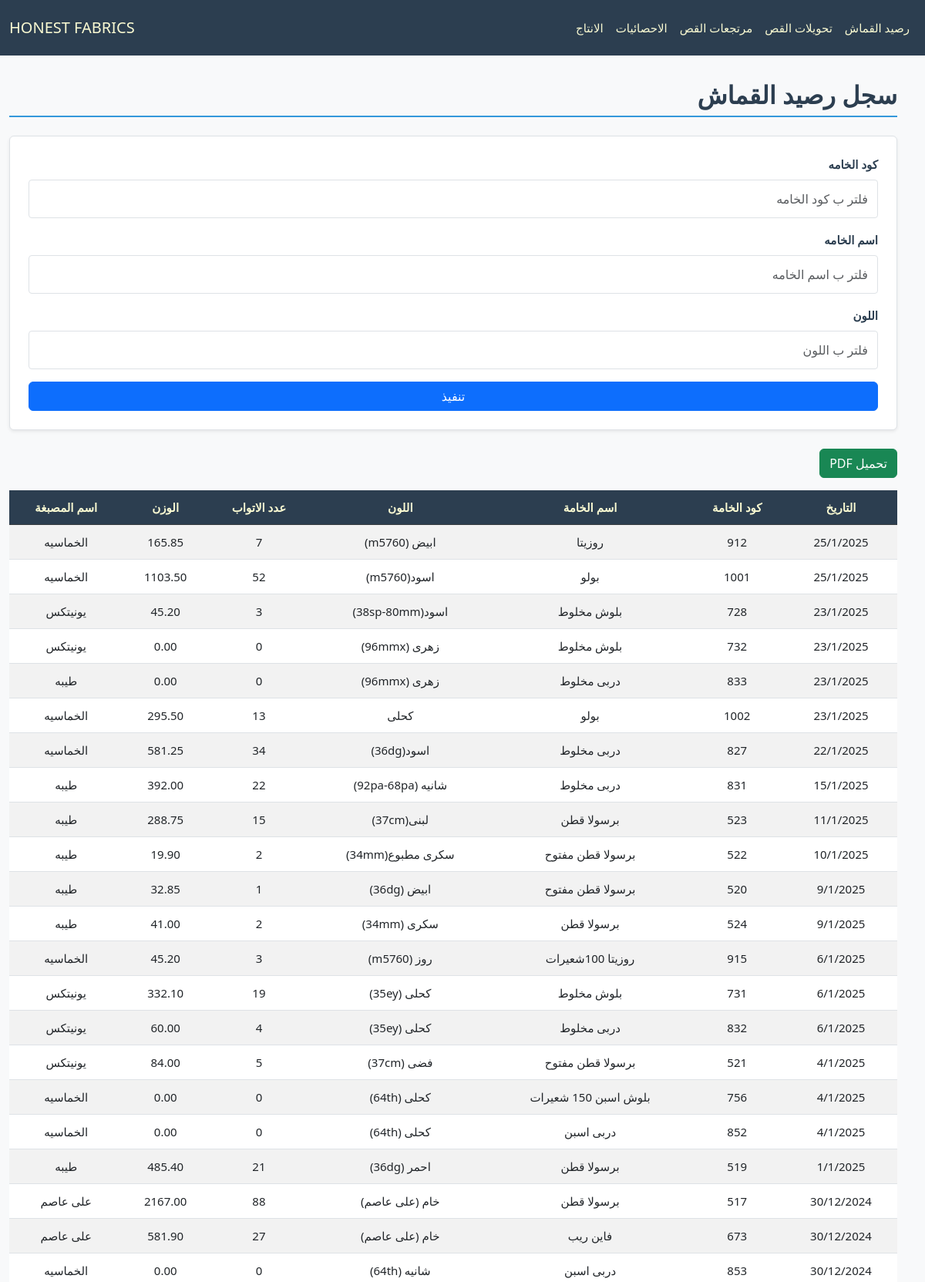
The page / (upper part) on the database its author committed.
### cloth/models.py (models this page shows, shortened)
class Base(models.Model):
    id = models.IntegerField(primary_key=True, verbose_name="الرمز")
    fabric_code = models.CharField(max_length=100, verbose_name="كود الخامه", db_index=True, null=True, blank=True)
    fabric_name = models.CharField(max_length=200, verbose_name="اسم الخامه", null=True, blank=True)
    color = models.CharField(max_length=100, verbose_name="اللون", null=True, blank=True)
    roll = models.PositiveIntegerField(verbose_name="عدد الاتواب", null=True, blank=True)
    weight = models.DecimalField(max_digits=10, decimal_places=2, verbose_name="الوزن", null=True, blank=True)
    date = models.CharField(max_length=100,verbose_name="التاريخ", null=True, blank=True)
    class Meta:
        abstract = True

class Fabric(Base):
    dyehouse_name = models.CharField(max_length=200, verbose_name="اسم المصبغة", null=True, blank=True)

### cloth/views.py (the view)
# urls.py: path('', FabricView.as_view(), name='fabric_view'),
class FabricView(FilterableListView):
    template_name = "cloth/balance.html"
    model = Fabric
    filter_fields = ['fabric_code', 'fabric_name', 'color']
    columns = ["التاريخ","كود الخامة","اسم الخامة","اللون","عدد الاتواب","الوزن","اسم المصبغة"]

### cloth/views.py (called while the page is built)
    def parse_date(self, date_str):
        try:
            normalized_date = date_str.replace("\\", "/")
            return datetime.strptime(normalized_date, "%d/%m/%Y")
        except (ValueError, AttributeError):
            return datetime.min

    def get_queryset(self):
        queryset = super().get_queryset()
        filters = Q()
        ordering = self.request.GET.get('order', 'desc')
        for field in self.filter_fields:
            filter_value = self.request.GET.get(field)
            if filter_value:
                filters &= Q(**{f"{field}__icontains": filter_value})
        filtered_queryset = queryset.filter(filters)
        models = list(filtered_queryset)
        models.sort(
            key=lambda x: self.parse_date(x.date) if x.date else datetime.min,
            reverse=(ordering == 'desc')
        )
        return models

    def get_context_data(self, **kwargs):
        context = super().get_context_data(**kwargs)
        update = Updates.objects.all().order_by('-date').first()
        context['update'] = localtime(update.date).strftime("%d/%m %I:%M %p") if update and update.date else None
        context['columns'] = self.columns
        model_meta = self.model._meta
        context['filter_fields'] = [
            {
                'field_name': field,
                'verbose_name': model_meta.get_field(field).verbose_name,
                'value': self.request.GET.get(field) or "",
            }
            for field in self.filter_fields
        ]
        return context

### cloth/templates/cloth/balance.html (shortened to what this page needs)
{% extends "cloth/layout.html" %}
{% load static %}
{% block home_page %}
<a class="navbar-brand" href="{% url 'fabric_view' %}">HONEST FABRICS</a>
{% endblock %}
{% block navbar_links_small %}
{% include "cloth/nav_links.html" %}
{% endblock %}
{% block body %}
    <h2 class="section-title pt-4">سجل رصيد القماش</h2>
    <form method="get" class="filter-form mb-4 p-4 rounded shadow-sm">
        {% for filter_field in filter_fields %}
        <div class="form-group mb-3">
            <label for="filter_{{ forloop.counter }}" class="form-label">{{ filter_field.verbose_name }}</label>
            <input type="text" id="filter_{{ forloop.counter }}" name="{{ filter_field.field_name }}"
                   placeholder="فلتر ب {{ filter_field.verbose_name }}"
                   class="form-control"
                   value="{{ filter_field.value }}">
        </div>
        {% endfor %}
        <button type="submit" class="btn btn-primary w-100">تنفيذ</button>
    </form>
    <button onclick="generatePDF()" class="btn btn-success mb-3">تحميل PDF</button>
    <div style="overflow-y: auto; max-height: 70vh; position: relative;" class="table-responsive mb-4">
        <table id="data-table" class="table table-striped">
            <thead class="table-dark">
                <tr>
                    <th style="position: sticky; top: 0;" >التاريخ</th>
                    <th style="position: sticky; top: 0;" >كود الخامة</th>
                    <th style="position: sticky; top: 0;" >اسم الخامة</th>
                    <th style="position: sticky; top: 0;" >اللون</th>
                    <th style="position: sticky; top: 0;" >عدد الاتواب</th>
                    <th style="position: sticky; top: 0;" >الوزن</th>
                    <th style="position: sticky; top: 0;" >اسم المصبغة</th>
                </tr>
            </thead>
            <tbody>
                {% for model in models %}
                <tr>
                    <td>{{ model.date }}</td>
                    <td>{{ model.fabric_code }}</td>
                    <td>{{ model.fabric_name }}</td>
                    <td>{{ model.color }}</td>
                    <td>{{ model.roll }}</td>
                    <td>{{ model.weight }}</td>
                    <td>{{ model.dyehouse_name }}</td>
                </tr>
                {% empty %}
                <tr>
                    <td colspan="7" class="text-center">لا يوجد عناصر</td>
                </tr>
                {% endfor %}
            </tbody>
        </table>
    </div>
{% endblock body %}

### cloth/static/cloth/styless.css (style rules this page uses)
:root { --primary-color: #3498db; --light-blue: #3db1ff5e; --secondary-color: #2c3e50; --success-color: #2ecc71; --danger-color: #e74c3c; --warning-color: #f1c40f; --light-bg: #f8f9fa; --dark-bg: #343a40; --light-text: lightgoldenrodyellow; --golden-text: rgb(255, 255, 0); --border-color: #dee2e6; --white-color: #ffffff; }
ul, div { padding: 0; margin: 0; }
body { background-color: var(--light-bg); margin-top: 80px; margin-inline: 0; font-family: 'Segoe UI', Tahoma, Geneva, Verdana, sans-serif; line-height: 1.6; font-size: 16px; }
#navbar, #navbar a, #navbar-menu-body, #navbar-menu-body a { color: var(--light-text) !important; }
.section-title { color: var(--secondary-color); border-bottom: 2px solid var(--primary-color); padding-bottom: 0.5rem; margin-bottom: 1.5rem; font-weight: bold; }
.table { border-collapse: separate; border-spacing: 0; border-radius: 8px; width: 100%; }
.table th, .table td { text-align: center; vertical-align: middle; padding: 10px; }
.table-striped tbody tr:nth-of-type(odd) { background-color: var(--light-bg); }
.table-dark th { background-color: var(--secondary-color); color: var(--light-text); }
.table-responsive table th, .table-responsive table td { white-space: nowrap; min-width: fit-content; }
.table-responsive table { width: 100%; table-layout: auto; }
.filter-form { background-color: var(--white-color); border: 1px solid var(--border-color); border-radius: 8px; padding: 1.5rem; box-shadow: 0 4px 6px rgba(0, 0, 0, 0.1); }
.filter-form .form-group { margin-bottom: 1.5rem; }
.filter-form .form-label { display: block; font-weight: bold; color: var(--secondary-color); margin-bottom: 0.5rem; }
.filter-form .form-control { border: 1px solid var(--border-color); border-radius: 4px; padding: 0.75rem; transition: border-color 0.3s ease, box-shadow 0.3s ease; }
@media (max-width: 1200px) { body { font-size: 15px; } }

### rows shown on the page
Fabric: date "25/1/2025", fabric_code "912", fabric_name "روزيتا", color "ابيض (m5760)", roll "7", weight "165.85", dyehouse_name "الخماسيه"
Fabric: date "25/1/2025", fabric_code "1001", fabric_name "بولو", color "اسود(m5760)", roll "52", weight "1103.50", dyehouse_name "الخماسيه"
Fabric: date "23/1/2025", fabric_code "728", fabric_name "بلوش مخلوط", color "اسود(38sp-80mm)", roll "3", weight "45.20", dyehouse_name "يونيتكس"
Fabric: date "23/1/2025", fabric_code "732", fabric_name "بلوش مخلوط", color "زهرى (96mmx)", roll "0", weight "0.00", dyehouse_name "يونيتكس"
Fabric: date "23/1/2025", fabric_code "833", fabric_name "دربى مخلوط", color "زهرى (96mmx)", roll "0", weight "0.00", dyehouse_name "طيبه"
Fabric: date "23/1/2025", fabric_code "1002", fabric_name "بولو", color "كحلى", roll "13", weight "295.50", dyehouse_name "الخماسيه"
Fabric: date "22/1/2025", fabric_code "827", fabric_name "دربى مخلوط", color "اسود(36dg)", roll "34", weight "581.25", dyehouse_name "الخماسيه"
Fabric: date "15/1/2025", fabric_code "831", fabric_name "دربى مخلوط", color "شانيه (92pa-68pa)", roll "22", weight "392.00", dyehouse_name "طيبه"
Fabric: date "11/1/2025", fabric_code "523", fabric_name "برسولا قطن", color "لبنى(37cm)", roll "15", weight "288.75", dyehouse_name "طيبه"
Fabric: date "10/1/2025", fabric_code "522", fabric_name "برسولا قطن مفتوح", color "سكرى مطبوع(34mm)", roll "2", weight "19.90", dyehouse_name "طيبه"
Fabric: date "9/1/2025", fabric_code "520", fabric_name "برسولا قطن مفتوح", color "ابيض (36dg)", roll "1", weight "32.85", dyehouse_name "طيبه"
Fabric: date "9/1/2025", fabric_code "524", fabric_name "برسولا قطن", color "سكرى (34mm)", roll "2", weight "41.00", dyehouse_name "طيبه"
Fabric: date "6/1/2025", fabric_code "915", fabric_name "روزيتا 100شعيرات", color "روز (m5760)", roll "3", weight "45.20", dyehouse_name "الخماسيه"
Fabric: date "6/1/2025", fabric_code "731", fabric_name "بلوش مخلوط", color "كحلى (35ey)", roll "19", weight "332.10", dyehouse_name "يونيتكس"
Fabric: date "6/1/2025", fabric_code "832", fabric_name "دربى مخلوط", color "كحلى (35ey)", roll "4", weight "60.00", dyehouse_name "يونيتكس"
Fabric: date "4/1/2025", fabric_code "521", fabric_name "برسولا قطن مفتوح", color "فضى (37cm)", roll "5", weight "84.00", dyehouse_name "يونيتكس"
Fabric: date "4/1/2025", fabric_code "756", fabric_name "بلوش اسبن 150 شعيرات", color "كحلى (64th)", roll "0", weight "0.00", dyehouse_name "الخماسيه"
Fabric: date "4/1/2025", fabric_code "852", fabric_name "دربى اسبن", color "كحلى (64th)", roll "0", weight "0.00", dyehouse_name "الخماسيه"
Fabric: date "1/1/2025", fabric_code "519", fabric_name "برسولا قطن", color "احمر (36dg)", roll "21", weight "485.40", dyehouse_name "طيبه"
Fabric: date "30/12/2024", fabric_code "517", fabric_name "برسولا قطن", color "خام (على عاصم)", roll "88", weight "2167.00", dyehouse_name "على عاصم"
Fabric: date "30/12/2024", fabric_code "673", fabric_name "فاين ريب", color "خام (على عاصم)", roll "27", weight "581.90", dyehouse_name "على عاصم"
Fabric: date "30/12/2024", fabric_code "853", fabric_name "دربى اسبن", color "شانيه (64th)", roll "0", weight "0.00", dyehouse_name "الخماسيه"

### other values the page prints
{{ filter_field.verbose_name }} "كود الخامه" "اسم الخامه" "اللون"
